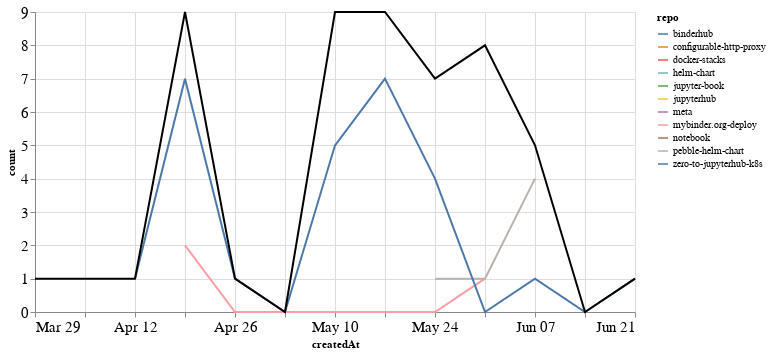

Notebook cell for this chart:
### Markdown cell above
## PRs

### Code cell
prs_time = prs.groupby('repo').resample('W', on='createdAt').count()['author'].reset_index()
prs_time = prs_time.rename(columns={'author': 'count'})
prs_time_total = prs_time.groupby('createdAt').agg({"count": "sum"}).reset_index()

ch1 = alt.Chart(prs_time, width=600).mark_line().encode(
    x='createdAt',
    y='count',
    color='repo',
    tooltip="repo"
)

ch2 = alt.Chart(prs_time_total, width=600).mark_line(color="black").encode(
    x='createdAt',
    y='count',
)

ch1 + ch2

### Figure 1 — Vega-Lite specification as saved in the notebook (floating-point values rounded to 4 significant figures)
{"config": {"axisLeft": {"labelFontSize": 15}, "axisBottom": {"labelFontSize": 15}}, "layer": [{"data": {"name": "data-44b8b9dc7468f98823395d0fb5090b37"}, "mark": "line", "encoding": {"color": {"type": "nominal", "field": "repo"}, "tooltip": {"type": "nominal", "field": "repo"}, "x": {"type": "temporal", "field": "createdAt"}, "y": {"type": "quantitative", "field": "count"}}, "width": 600}, {"data": {"name": "data-e429705f624cebd8eef4ae6266ce3475"}, "mark": {"type": "line", "color": "black"}, "encoding": {"x": {"type": "temporal", "field": "createdAt"}, "y": {"type": "quantitative", "field": "count"}}, "width": 600}], "$schema": "https://vega.github.io/schema/vega-lite/v4.8.1.json", "datasets": {"data-44b8b9dc7468f98823395d0fb5090b37": [{"repo": "binderhub", "createdAt": "2020-05-24T00:00:00", "count": 2}, {"repo": "configurable-http-proxy", "createdAt": "2020-05-31T00:00:00", "count": 6}, {"repo": "docker-stacks", "createdAt": "2020-03-29T00:00:00", "count": 1}, {"repo": "helm-chart", "createdAt": "2020-05-10T00:00:00", "count": 1}, {"repo": "jupyter-book", "createdAt": "2020-05-10T00:00:00", "count": 2}, {"repo": "jupyterhub", "createdAt": "2020-05-17T00:00:00", "count": 1}, {"repo": "meta", "createdAt": "2020-05-10T00:00:00", "count": 1}, {"repo": "mybinder.org-deploy", "createdAt": "2020-04-19T00:00:00", "count": 2}, {"repo": "mybinder.org-deploy", "createdAt": "2020-04-26T00:00:00", "count": 0}, {"repo": "mybinder.org-deploy", "createdAt": "2020-05-03T00:00:00", "count": 0}, {"repo": "mybinder.org-deploy", "createdAt": "2020-05-10T00:00:00", "count": 0}, {"repo": "mybinder.org-deploy", "createdAt": "2020-05-17T00:00:00", "count": 0}, {"repo": "mybinder.org-deploy", "createdAt": "2020-05-24T00:00:00", "count": 0}, {"repo": "mybinder.org-deploy", "createdAt": "2020-05-31T00:00:00", "count": 1}, {"repo": "notebook", "createdAt": "2020-05-17T00:00:00", "count": 1}, {"repo": "pebble-helm-chart", "createdAt": "2020-05-24T00:00:00", "count": 1}, {"repo": "pebble-helm-chart", "createdAt": "2020-05-31T00:00:00", "count": 1}, {"repo": "pebble-helm-chart", "createdAt": "2020-06-07T00:00:00", "count": 4}, {"repo": "zero-to-jupyterhub-k8s", "createdAt": "2020-04-12T00:00:00", "count": 1}, {"repo": "zero-to-jupyterhub-k8s", "createdAt": "2020-04-19T00:00:00", "count": 7}, {"repo": "zero-to-jupyterhub-k8s", "createdAt": "2020-04-26T00:00:00", "count": 1}, {"repo": "zero-to-jupyterhub-k8s", "createdAt": "2020-05-03T00:00:00", "count": 0}, {"repo": "zero-to-jupyterhub-k8s", "createdAt": "2020-05-10T00:00:00", "count": 5}, {"repo": "zero-to-jupyterhub-k8s", "createdAt": "2020-05-17T00:00:00", "count": 7}, {"repo": "zero-to-jupyterhub-k8s", "createdAt": "2020-05-24T00:00:00", "count": 4}, {"repo": "zero-to-jupyterhub-k8s", "createdAt": "2020-05-31T00:00:00", "count": 0}, {"repo": "zero-to-jupyterhub-k8s", "createdAt": "2020-06-07T00:00:00", "count": 1}, {"repo": "zero-to-jupyterhub-k8s", "createdAt": "2020-06-14T00:00:00", "count": 0}, {"repo": "zero-to-jupyterhub-k8s", "createdAt": "2020-06-21T00:00:00", "count": 1}], "data-e429705f624cebd8eef4ae6266ce3475": [{"createdAt": "2020-03-29T00:00:00", "count": 1}, {"createdAt": "2020-04-12T00:00:00", "count": 1}, {"createdAt": "2020-04-19T00:00:00", "count": 9}, {"createdAt": "2020-04-26T00:00:00", "count": 1}, {"createdAt": "2020-05-03T00:00:00", "count": 0}, {"createdAt": "2020-05-10T00:00:00", "count": 9}, {"createdAt": "2020-05-17T00:00:00", "count": 9}, {"createdAt": "2020-05-24T00:00:00", "count": 7}, {"createdAt": "2020-05-31T00:00:00", "count": 8}, {"createdAt": "2020-06-07T00:00:00", "count": 5}, {"createdAt": "2020-06-14T00:00:00", "count": 0}, {"createdAt": "2020-06-21T00:00:00", "count": 1}]}}
